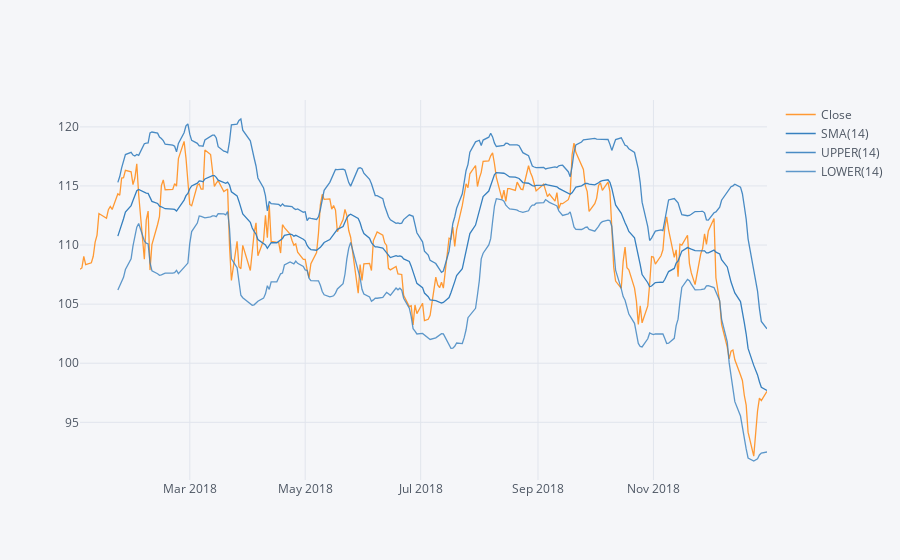

The code cell stored with this chart in its notebook:
### Code cell
JPM['Close'].loc['2018-01-01':'2018-12-31'].ta_plot(study = 'boll')

### Figure 1 — Plotly figure (JSON) as saved in the notebook; plotly's stock layout.template omitted (floating-point values rounded to 4 significant figures; data arrays with more than 128 entries replaced by an {"elided": "..."} marker saying what was removed)
{"data": [{"line": {"color": "rgba(255, 153, 51, 1.0)", "dash": "solid", "shape": "linear", "width": 1.3}, "mode": "lines", "name": "Close", "text": "", "type": "scatter", "x": {"elided": "251 str values"}, "y": {"elided": "251 float values"}}, {"line": {"color": "rgba(55, 128, 191, 1.0)", "dash": "solid", "shape": "linear", "width": 1.3}, "mode": "lines", "name": "SMA(14)", "text": "", "type": "scatter", "x": {"elided": "251 str values"}, "y": {"elided": "251 mixed values"}}, {"line": {"color": "rgba(55, 128, 191, 0.8999999999999999)", "dash": "solid", "shape": "linear", "width": 1.3}, "mode": "lines", "name": "UPPER(14)", "text": "", "type": "scatter", "x": {"elided": "251 str values"}, "y": {"elided": "251 mixed values"}}, {"line": {"color": "rgba(55, 128, 191, 0.7999999999999998)", "dash": "solid", "shape": "linear", "width": 1.3}, "mode": "lines", "name": "LOWER(14)", "text": "", "type": "scatter", "x": {"elided": "251 str values"}, "y": {"elided": "251 mixed values"}}], "layout": {"legend": {"bgcolor": "#F5F6F9", "font": {"color": "#4D5663"}}, "paper_bgcolor": "#F5F6F9", "plot_bgcolor": "#F5F6F9", "title": {"font": {"color": "#4D5663"}}, "xaxis": {"gridcolor": "#E1E5ED", "showgrid": true, "tickfont": {"color": "#4D5663"}, "title": {"font": {"color": "#4D5663"}, "text": ""}, "zerolinecolor": "#E1E5ED"}, "yaxis": {"gridcolor": "#E1E5ED", "showgrid": true, "tickfont": {"color": "#4D5663"}, "title": {"font": {"color": "#4D5663"}, "text": ""}, "zerolinecolor": "#E1E5ED"}}}
